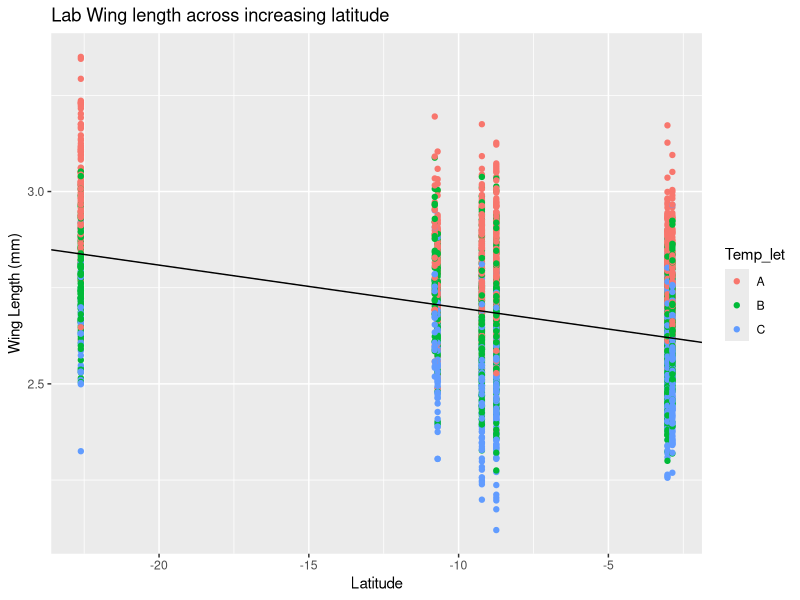

Source code (R): (Note: this script raises an error after producing the figure.)
## ---- chunk 1
knitr::opts_chunk$set(echo = TRUE)
setwd("C:/Users/vmc04/Documents/GitHub/wingproj/lifehist")

lifehistshort<-read.csv("2017_10_18 Life history shortened.csv", header=TRUE)
lifehistshort$Locality=factor(lifehistshort$Locality, c("ARS","APR","RPV","RMO","TLC","TPN","SJU"))
lifehistshort$Lat_group=factor(lifehistshort$Lat_group, c(1,2,3))

survive<- subset(lifehistshort, !is.na(Sex1), c=(1:25))

library(dplyr)
library(lme4)
library(ggplot2)


##$#$#$# Larvae rate of development
lr_mod1g<-glmer(LarvRate~Lat_group+Temp_let+(1|Biome)+(1|State), data=survive, family=Gamma)
summary(lr_mod1g)

lr_mod2g<-glmer(LarvRate~Lat_group*Temp_let+(1|Biome)+(1|State), data=survive, family=Gamma)
summary(lr_mod2g)

anova(lr_mod1g, lr_mod2g)

lr_mod3g<-glmer(LarvRate~Lat_group+Temp_let+Sex+(1|Biome)+(1|State), data=survive, family=Gamma)
summary(lr_mod3g)

lr_mod4g<-glmer(LarvRate~Lat_group*Temp_let*Sex+(1|Biome)+(1|State), data=survive, family=Gamma)
summary(lr_mod4g)

anova(lr_mod3g, lr_mod4g)

###$#$## Wing Cline
lab_winglen<-lm(Wing.length..mm.~Latitude, data=survive)
summary(lab_winglen)
surva<-subset(survive, Temp_let=="A", select= c(1:25))
survb<-subset(survive, Temp_let=="B", select= c(1:25))
survc<-subset(survive, Temp_let=="C", select= c(1:25))

lab_cline_sexall<- ggplot(survive, aes(x=Latitude, y=Wing.length..mm.))+ geom_point(aes(colour=Sex))+ geom_abline(intercept=2.587, slope=-0.01108396) +xlab("Latitude")+ ylab("Wing Length (mm)")+ ggtitle("Lab Wing length across increasing latitude")

lab_cline_sexA<- ggplot(surva, aes(x=Latitude, y=Wing.length..mm.))+ geom_point(aes(colour=Sex))+ geom_abline(intercept=2.587, slope=-0.01108396) +xlab("Latitude")+ ylab("Wing Length (mm)")+ ggtitle("Lab Wing length across increasing latitude (20C)")

lab_cline_sexB<- ggplot(survb, aes(x=Latitude, y=Wing.length..mm.))+ geom_point(aes(colour=Sex))+ geom_abline(intercept=2.587, slope=-0.01108396) +xlab("Latitude")+ ylab("Wing Length (mm)")+ ggtitle("Lab Wing length across increasing latitude (24C)")

lab_cline_sexC<- ggplot(survc, aes(x=Latitude, y=Wing.length..mm.))+ geom_point(aes(colour=Sex))+ geom_abline(intercept=2.587, slope=-0.01108396) +xlab("Latitude")+ ylab("Wing Length (mm)")+ ggtitle("Lab Wing length across increasing latitude (28C)")


lab_cline_tempall<- ggplot(survive, aes(x=Latitude, y=Wing.length..mm.))+ geom_point(aes(colour=Temp_let))+ geom_abline(intercept=2.587, slope=-0.01108396) +xlab("Latitude")+ ylab("Wing Length (mm)")+ ggtitle("Lab Wing length across increasing latitude")

print(lab_cline_tempall+scale_shape_manual(values=c(15,24)))

#summary SE found in 2017_10_16 Lab wing graphs norm manova

winglab<-summarySE(survive, measurevar="Wing.length..mm.", groupvars = c("Latitude","Biome", "Temp_num", "Sex"))

winglabc<-summarySE(survive, measurevar="Wing.length..mm.", groupvars = c("Latitude","Biome", "Temp_let", "Sex"))
coef(lm(survive$Wing.length..mm.~survive$Latitude))

lab_cline_Sex<-ggplot(winglab, aes(x=Latitude, y=Wing.length..mm.)) +geom_errorbar(aes(ymin=Wing.length..mm.-se, ymax=Wing.length..mm.+se), width=.1)+ geom_point(aes(colour=Sex))+ geom_abline(intercept=2.587, slope=-0.01108396) +xlab("Latitude")+ ylab("Wing Length (mm)")+ ggtitle("Lab Wing length across increasing latitude")

lab_cline_Temp<-ggplot(winglab, aes(x=Latitude, y=Wing.length..mm.)) +geom_errorbar(aes(ymin=Wing.length..mm.-se, ymax=Wing.length..mm.+se), width=.1)+ geom_point(aes(colour=Temp_num))+ geom_abline(intercept=2.587, slope=-0.01108396) +xlab("Latitude")+ ylab("Wing Length (mm)")+ ggtitle("Lab Wing length across increasing latitude")

lab_cline_Temp1<-ggplot(winglab, aes(x=Latitude, y=Wing.length..mm.)) + geom_abline(intercept=2.587, slope=-0.01108396) +xlab("Latitude")+ ylab("Wing Length (mm)")+ ggtitle("Lab Wing length across increasing latitude")

lab_cline_Temp2<-ggplot(winglab, aes(x=Latitude, y=Wing.length..mm., fill=Temp_num)) +  geom_abline(intercept=2.587, slope=-0.01108396) +xlab("Latitude")+ ylab("Wing Length (mm)")+ ggtitle("Lab Wing length across increasing latitude")

lab_cline_sexall<- ggplot(survive, aes(x=Latitude, y=Wing.length..mm.))+ geom_abline(intercept=2.587, slope=-0.01108396) +geom_point() +xlab("Latitude")+ ylab("Wing Length (mm)") 


winglength_avg<-aggregate(survive$Wing.length..mm., list(Locality= survive$Locality, Sex=survive$Sex, Temperature=survive$Temp_num), mean , na.rm=TRUE)
write.table(winglength_avg, "clipboard", sep='\t')
winglength_sd<-aggregate(survive$Wing.length..mm., list(Locality= survive$Locality, Sex=survive$Sex, Temperature=survive$Temp_num), sd, na.rm=TRUE)
write.table(winglength_sd, "clipboard", sep='\t')

winglength_lat<-aggregate(survive$Wing.length..mm., list(Latitude= survive$Latitude, Sex=survive$Sex, Temperature=survive$Temp_num), mean , na.rm=TRUE)
write.table(winglength_lat, "clipboard", sep='\t')

coef(lm(surva$Wing.length..mm.~surva$Latitude))
coef(lm(survb$Wing.length..mm.~survb$Latitude))
coef(lm(survc$Wing.length..mm.~survc$Latitude))

lr_moda<-lm(LarvRate~Lat_group, data=surva)
lr_modb<-lm(LarvRate~Lat_group, data=survb)
lr_modc<-lm(LarvRate~Lat_group, data=survc)

## ---- chunk 2
summary(cars)
## ---- chunk 3
plot(pressure)
